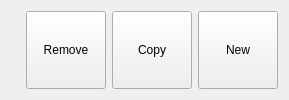
          <widget class="QWidget" name="profileAdminArea" native="true">
           <property name="sizePolicy">
            <sizepolicy hsizetype="Expanding" vsizetype="Preferred">
             <horstretch>0</horstretch>
             <verstretch>0</verstretch>
            </sizepolicy>
           </property>
           <property name="minimumSize">
            <size>
             <width>0</width>
             <height>50</height>
            </size>
           </property>
           <property name="maximumSize">
            <size>
             <width>16777215</width>
             <height>16777215</height>
            </size>
           </property>
           <layout class="QHBoxLayout" name="horizontalLayout_5">
            <item>
             <spacer name="horizontalSpacer_4">
              <property name="orientation">
               <enum>Qt::Horizontal</enum>
              </property>
              <property name="sizeHint" stdset="0">
               <size>
                <width>15</width>
                <height>20</height>
               </size>
              </property>
             </spacer>
            </item>
            <item>
             <widget class="QPushButton" name="remove_profile_button">
              <property name="enabled">
               <bool>true</bool>
              </property>
              <property name="sizePolicy">
               <sizepolicy hsizetype="Fixed" vsizetype="Preferred">
                <horstretch>0</horstretch>
                <verstretch>0</verstretch>
               </sizepolicy>
              </property>
              <property name="minimumSize">
               <size>
                <width>0</width>
                <height>25</height>
               </size>
              </property>
              <property name="maximumSize">
               <size>
                <width>16777215</width>
                <height>16777215</height>
               </size>
              </property>
              <property name="text">
               <string>Remove</string>
              </property>
             </widget>
            </item>
            <item>
             <widget class="QPushButton" name="copy_profile_button">
              <property name="sizePolicy">
               <sizepolicy hsizetype="Fixed" vsizetype="Preferred">
                <horstretch>0</horstretch>
                <verstretch>0</verstretch>
               </sizepolicy>
              </property>
              <property name="minimumSize">
               <size>
                <width>0</width>
                <height>25</height>
               </size>
              </property>
              <property name="maximumSize">
               <size>
                <width>16777215</width>
                <height>16777215</height>
               </size>
              </property>
              <property name="text">
               <string>Copy</string>
              </property>
             </widget>
            </item>
            <item>
             <widget class="QPushButton" name="new_profile_button">
              <property name="sizePolicy">
               <sizepolicy hsizetype="Fixed" vsizetype="Preferred">
                <horstretch>0</horstretch>
                <verstretch>0</verstretch>
               </sizepolicy>
              </property>
              <property name="minimumSize">
               <size>
                <width>0</width>
                <height>25</height>
               </size>
              </property>
              <property name="maximumSize">
               <size>
                <width>16777215</width>
                <height>16777215</height>
               </size>
              </property>
              <property name="text">
               <string>New</string>
              </property>
             </widget>
            </item>
           </layout>
          </widget>
